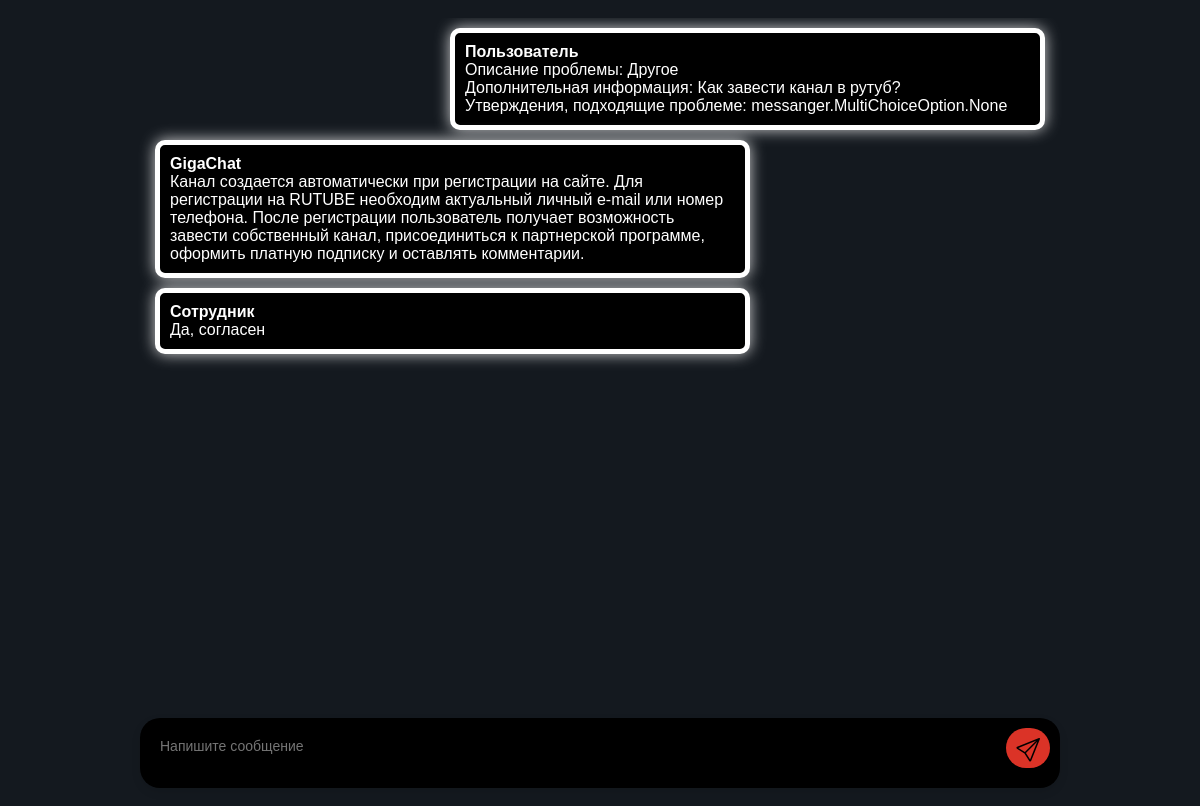
The app's page /requests/1 with its own data.
### messanger/models.py (models this page shows)
class Chat(models.Model):
    chat_number = models.PositiveIntegerField('ID обращения', default=0)
    user_email = models.EmailField("Укажите электронный адрес, по которому мы могли бы связаться для уточнения проблемы:",
                                    max_length=100)
    PROBLEM_CHOICES = [
        ('Воспроизведение ролика не началось, показалась заглушка', 'Воспроизведение ролика не началось, показалась заглушка'),
        ('Воспроизведение ролика не началось, видео встало на бесконечную загрузку', 'Воспроизведение ролика не началось, видео встало на бесконечную загрузку'),
        ('Видео воспроизводится рывками, постоянно встает на загрузку', 'Видео воспроизводится рывками, постоянно встает на загрузку'),
        ('Видео перестало воспроизводиться, показалась заглушка', 'Видео перестало воспроизводиться, показалась заглушка'),
        ('Воспроизведение ролика остановилось, видео встало на бесконечную загрузку', 'Воспроизведение ролика остановилось, видео встало на бесконечную загрузку'),
        ('Выдается сообщение о блокировщике рекламы, но он не установлен на моем устройстве', 'Выдается сообщение о блокировщике рекламы, но он не установлен на моем устройстве'),
        ('Другое', 'Другое'),
    ]
    problem_description = models.CharField(
        max_length=200,
        choices=PROBLEM_CHOICES,
        verbose_name="Как можно описать возникшую проблему:"
    )
    detailed_description = models.TextField(verbose_name="Ваше описание проблемы, дополнительная информация:")
    MULTI_CHOICES = [
        ('Проблема воспроизвелась однократно и больше не повторяется', 'Проблема воспроизвелась однократно и больше не повторяется'),
        ('Проблема воспроизводится в другом браузере', 'Проблема воспроизводится в другом браузере'),
        ('Вы используете программное обеспечение для блокировки нежелательной рекламы', 'Вы используете программное обеспечение для блокировки нежелательной рекламы'),
        ('Вы используете  антивирус', 'Вы используете  антивирус'),
        ('Вы подключены к сети через прокси-сервер', 'Вы подключены к сети через прокси-сервер'),
    ]
    multiple_choice = models.ManyToManyField(MultiChoiceOption,
                                             verbose_name="Укажите утверждения, подходящие к описываемой проблеме:")
    response_giga = models.TextField(blank=True, verbose_name="Подсказка-ответ от гигачата")
    response_emp = models.TextField(blank=True, verbose_name="Ответ сотрудника")
    created_at = models.DateTimeField(auto_now_add=True, verbose_name="Время создания обращения")
    updated_at = models.DateTimeField(auto_now=True, verbose_name="Время изменения обращения")
    chat_status = models.PositiveIntegerField('Статус обращения', default=1) # 1 - не начато, 2 - в работе, 3 - закрыто
    class Meta:
        verbose_name = 'Обращение'
        verbose_name_plural = 'Обращения'

### messanger/views.py (the view, shortened to what this page needs)
# urls.py: path('<int:pk>', views.messanger, name="messanger"),
def messanger(request, pk):
    chats = Chat.objects.filter(pk=pk)
    return render(request, 'messanger/messanger.html', {'chats': chats})

### messanger/templates/messanger/messanger.html (shortened to what this page needs)
{% load static %}
{% block content %}
  <div class="chat-container">
    <div class="card flex-grow-1">
      <div class="card-body messages-box">
        <ul class="list-unstyled messages-list">
          {% for chat in chats %}
              <li class="message sent">
                <div class="message-sender"><b>Пользователь</b></div>
                <div class="message-text">
                  <div class="message-content">Описание проблемы: {{ chat.problem_description|safe }}
                                           <br>Дополнительная информация: {{ chat.detailed_description|safe }}
                                           <br>Утверждения, подходящие проблеме: {{ chat.multiple_choice|safe }}
                  </div>
                </div>
              </li>
              <li class="message received">
                <div class="message-text">
                  <div class="message-sender"><b>GigaChat</b></div>
                  <div class="message-content">{{ chat.response_giga|safe }}</div>
                </div>
              </li>
                {% if chat.response_emp %}
                <li class="message received">
                <div class="message-text">
                  <div class="message-sender"><b>Сотрудник</b></div>
                  <div class="message-content">{{ chat.response_emp|safe }}</div>
                </div>
                </li>
                {% endif %}
          {% endfor %}
        </ul>
      </div>
    </div>
    <form class="message-form">
      <textarea class="form-control message-input" placeholder="Напишите сообщение"></textarea>
      <button type="submit" class="btn btn-primary btn-send" title="Отправить"></button>
    </form>
  </div>
{% endblock %}

### messanger/templates/messanger/messanger.html (style rules this page uses)
.chat-container { height: 60%; display: flex; flex-direction: column; max-width: 1000px; margin: 10px auto; border: 0px solid #ccc; border-radius: 10px; overflow-y: auto; font-family: Arial; font-family: Open Sans, sans-serif; }
.message { padding: 10px; border-radius: 10px; margin: 10px; }
.message.sent { background-color: #000; align-self: flex-end; text-align: left; margin-left: 350px; margin-right: 55px; font-family: Arial; border: 5px solid #fff; box-shadow: 0 0 15px rgba(255, 255, 255, 0.8); font-family: Arial; color: #fff; }
.messages-list { list-style: none; padding: 0; margin: 0; }
.message.received { background-color: #000; align-self: flex-start; text-align: left; margin-right: 350px; margin-left: 55px; border: 5px solid #fff; box-shadow: 0 0 15px rgba(255, 255, 255, 0.8); font-family: Arial; color: #fff; }
.message-form { display: flex; position: fixed; bottom: 0; left: 0; right: 0; padding: 10px; background-color: #000; border-radius: 20px; border-color: None; max-width: 900px; margin: auto; gap: 10px; margin-bottom: 20px; box-shadow: 0px 4px 10px rgba(0, 0, 0, 0.1); }
.message-input { flex: 1; border: none; background-color: #000; height: 50px; padding: 10px; box-sizing: border-box; resize: none; outline: none; font-size: 14px; font-family: Arial; color: #c23033; }
.btn-send, .generate-btn, .clear-btn { border-radius: 100px; background-color: #db3327; color: 000; border: none; padding: 10px; cursor: pointer; font-family: Arial; height: 40px; box-shadow: 0px 4px 10px rgba(0, 0, 0, 0.1); text-align: center; position: relative; }
.btn-send::after, .generate-btn::after, .clear-btn::after { content: attr(title); position: absolute; top: -30px; left: 45%; background-color: #fff; color: #db3327; padding: 5px 10px; border-radius: 8px; white-space: nowrap; opacity: 0; visibility: hidden; transition: opacity 0.2s ease; font-size: 12px; box-shadow: 0px 4px 8px rgba(0, 0, 0, 0.1); background-color: #00a1e7; z-index: 10; }

### records on screen
Chat: problem_description "Другое", detailed_description "Как завести канал в рутуб?", multiple_choice "messanger.MultiChoiceOption.None", response_giga "Канал создается автоматически при регистрации на сайте. Для регистрации на RUTUBE необходим актуальный личный e-mail или номер телефона. После регистрации пользователь получает возможность завести собственный канал, присоединиться к партнерской программе, оформить платную подписку и оставлять комментарии.", response_emp "Да, согласен"
